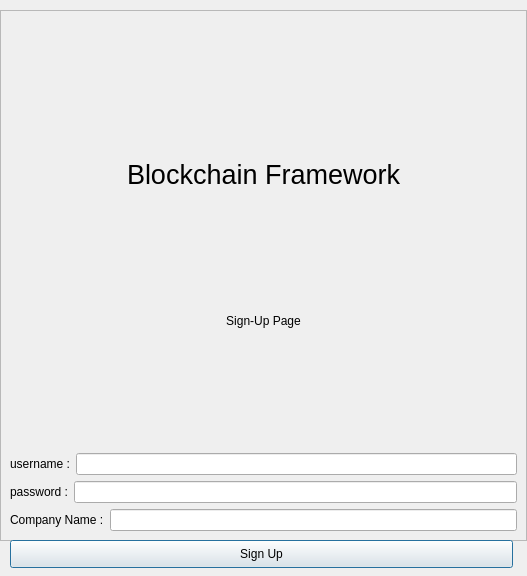
<?xml version="1.0" encoding="UTF-8"?>
<ui version="4.0">
 <class>login_dialog</class>
 <widget class="QDialog" name="login_dialog">
  <property name="geometry">
   <rect>
    <x>0</x>
    <y>0</y>
    <width>527</width>
    <height>576</height>
   </rect>
  </property>
  <property name="sizePolicy">
   <sizepolicy hsizetype="Preferred" vsizetype="Preferred">
    <horstretch>0</horstretch>
    <verstretch>0</verstretch>
   </sizepolicy>
  </property>
  <property name="windowTitle">
   <string>Dialog</string>
  </property>
  <property name="windowIcon">
   <iconset>
    <normaloff>../Desktop/logo.356db89e.png</normaloff>../Desktop/logo.356db89e.png</iconset>
  </property>
  <property name="sizeGripEnabled">
   <bool>false</bool>
  </property>
  <property name="modal">
   <bool>false</bool>
  </property>
  <widget class="QFrame" name="frame">
   <property name="geometry">
    <rect>
     <x>0</x>
     <y>10</y>
     <width>527</width>
     <height>531</height>
    </rect>
   </property>
   <property name="frameShape">
    <enum>QFrame::StyledPanel</enum>
   </property>
   <property name="frameShadow">
    <enum>QFrame::Raised</enum>
   </property>
   <layout class="QVBoxLayout" name="verticalLayout">
    <item>
     <widget class="QLabel" name="logo_image">
      <property name="text">
       <string/>
      </property>
      <property name="pixmap">
       <pixmap>../Desktop/logo.356db89e.png</pixmap>
      </property>
      <property name="alignment">
       <set>Qt::AlignCenter</set>
      </property>
     </widget>
    </item>
    <item>
     <spacer name="verticalSpacer_3">
      <property name="orientation">
       <enum>Qt::Vertical</enum>
      </property>
      <property name="sizeHint" stdset="0">
       <size>
        <width>20</width>
        <height>40</height>
       </size>
      </property>
     </spacer>
    </item>
    <item>
     <widget class="QLabel" name="Cayload_label">
      <property name="font">
       <font>
        <pointsize>20</pointsize>
        <weight>50</weight>
        <bold>false</bold>
       </font>
      </property>
      <property name="text">
       <string>&lt;html&gt;&lt;head/&gt;&lt;body&gt;&lt;p align=&quot;center&quot;&gt;Blockchain Framework&lt;/p&gt;&lt;/body&gt;&lt;/html&gt;</string>
      </property>
     </widget>
    </item>
    <item>
     <spacer name="verticalSpacer">
      <property name="orientation">
       <enum>Qt::Vertical</enum>
      </property>
      <property name="sizeHint" stdset="0">
       <size>
        <width>20</width>
        <height>40</height>
       </size>
      </property>
     </spacer>
    </item>
    <item>
     <widget class="QLabel" name="logisticService_lable">
      <property name="text">
       <string>&lt;html&gt;&lt;head/&gt;&lt;body&gt;&lt;p align=&quot;center&quot;&gt;Sign-Up Page&lt;/p&gt;&lt;/body&gt;&lt;/html&gt;</string>
      </property>
     </widget>
    </item>
    <item>
     <spacer name="verticalSpacer_2">
      <property name="orientation">
       <enum>Qt::Vertical</enum>
      </property>
      <property name="sizeHint" stdset="0">
       <size>
        <width>20</width>
        <height>40</height>
       </size>
      </property>
     </spacer>
    </item>
    <item>
     <layout class="QHBoxLayout" name="horizontalLayout_3">
      <item>
       <widget class="QLabel" name="username_label">
        <property name="text">
         <string>username :</string>
        </property>
       </widget>
      </item>
      <item>
       <widget class="QLineEdit" name="username_box"/>
      </item>
     </layout>
    </item>
    <item>
     <layout class="QHBoxLayout" name="horizontalLayout_4">
      <item>
       <widget class="QLabel" name="password_label">
        <property name="text">
         <string>password :</string>
        </property>
       </widget>
      </item>
      <item>
       <widget class="QLineEdit" name="password_box">
        <property name="echoMode">
         <enum>QLineEdit::Password</enum>
        </property>
       </widget>
      </item>
     </layout>
    </item>
    <item>
     <layout class="QHBoxLayout" name="horizontalLayout">
      <item>
       <widget class="QLabel" name="label">
        <property name="text">
         <string>Company Name :</string>
        </property>
       </widget>
      </item>
      <item>
       <widget class="QLineEdit" name="lineEdit"/>
      </item>
     </layout>
    </item>
   </layout>
  </widget>
  <widget class="QPushButton" name="login_button">
   <property name="geometry">
    <rect>
     <x>10</x>
     <y>540</y>
     <width>503</width>
     <height>28</height>
    </rect>
   </property>
   <property name="text">
    <string>Sign Up</string>
   </property>
  </widget>
 </widget>
 <resources/>
 <connections>
  <connection>
   <sender>login_button</sender>
   <signal>clicked()</signal>
   <receiver>Cayload_label</receiver>
   <slot>clear()</slot>
   <hints>
    <hint type="sourcelabel">
     <x>263</x>
     <y>518</y>
    </hint>
    <hint type="destinationlabel">
     <x>263</x>
     <y>281</y>
    </hint>
   </hints>
  </connection>
 </connections>
</ui>
